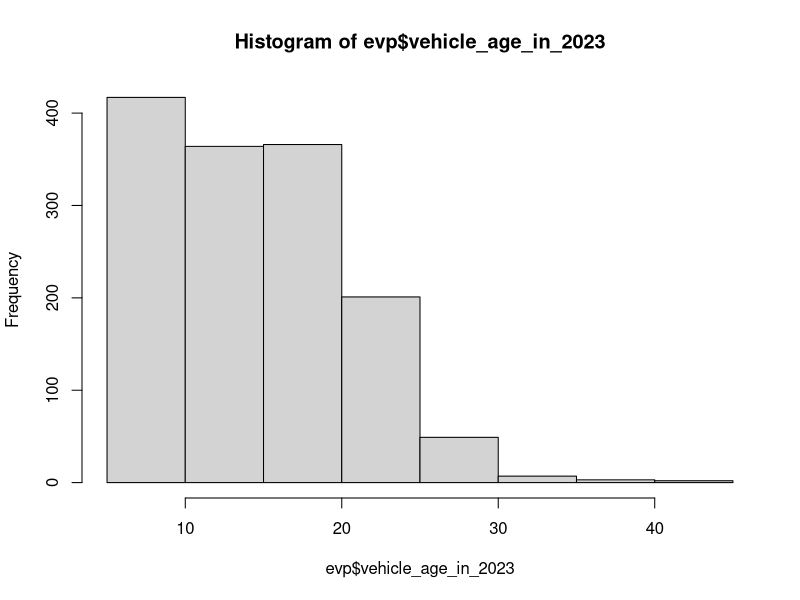

Write the R code that produced this figure.
# Working with data frames

# reading in a data file --------
evp <- read.csv(file="data/ev_police_jan.csv")

# it has columns and rows. Let's look at it
View(evp)

ncol(evp) # number of columns/features in data frame
nrow(evp) # number of rows/observations in data frame


# what are the features?
names(evp)


# each column is a vector that can be accessed with $
evp$subject_race
evp$subject_sex


table(evp$vehicle_make) # operations on vectors




# Indexing : dataframe[ row indices, col indices ] --------

## indexing by position --------
evp[1,1]
evp[1,]
evp[,1]

evp[1:10, ]


## indexing by name --------
evp[, "location"]
evp[, c("subject_sex", "subject_race", "location")]


## boolean indexing --------
evp[evp$vehicle_make == "CADI", ]
evp[evp$vehicle_year > 2010, ]

evp[evp$vehicle_make == "CADI", "vehicle_year" ] # row and column indexing with boolean condition


# make new columns in a data frame --------
evp$vehicle_age_in_2023 <- 2023 - evp$vehicle_year
View(evp)
names(evp)

# simple histogram 
hist(evp$vehicle_age_in_2023)

# simple statistics
mean(evp$vehicle_age_in_2023, na.rm=TRUE)




